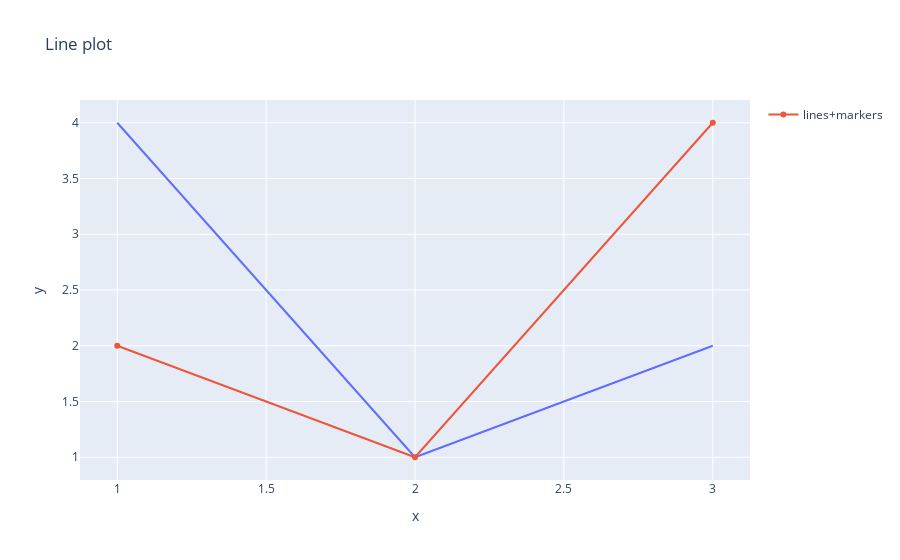

The notebook cell this image was saved under:
### Code cell
fig = px.line(x = [1, 2, 3], y = [4, 1, 2], title = 'Line plot', labels='adfa')
fig.add_scatter(x = [1, 2, 3], y = [2, 1, 4], mode = 'lines+markers', name = 'lines+markers')
fig.show()

### Figure 1 — Plotly figure (JSON) as saved in the notebook; plotly's stock layout.template omitted (floating-point values rounded to 4 significant figures)
{"data": [{"hovertemplate": "x=%{x}<br>y=%{y}<extra></extra>", "legendgroup": "", "line": {"color": "#636efa", "dash": "solid"}, "marker": {"symbol": "circle"}, "mode": "lines", "name": "", "orientation": "v", "showlegend": false, "type": "scatter", "x": [1, 2, 3], "xaxis": "x", "y": [4, 1, 2], "yaxis": "y"}, {"mode": "lines+markers", "name": "lines+markers", "type": "scatter", "x": [1, 2, 3], "y": [2, 1, 4]}], "layout": {"legend": {"tracegroupgap": 0}, "title": {"text": "Line plot"}, "xaxis": {"anchor": "y", "domain": [0, 1], "title": {"text": "x"}}, "yaxis": {"anchor": "x", "domain": [0, 1], "title": {"text": "y"}}}}
